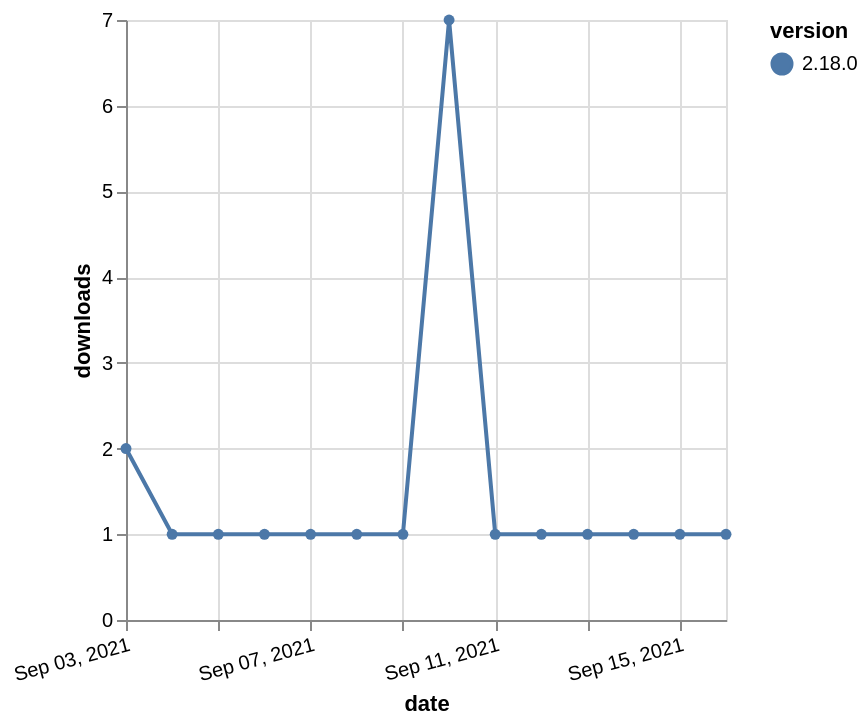

The specification (Vega-Lite) saved for this image:
### Vega-Lite specification from a JSON file in a GitHub repository (floating-point values rounded to 4 significant figures)
{"$schema": "https://vega.github.io/schema/vega-lite/v5.json", "description": "A simple bar chart with embedded data.", "data": {"values": [{"date": "2021-09-03", "total": 501, "delta": 2, "version": "2.18.0"}, {"date": "2021-09-04", "total": 502, "delta": 1, "version": "2.18.0"}, {"date": "2021-09-05", "total": 503, "delta": 1, "version": "2.18.0"}, {"date": "2021-09-06", "total": 504, "delta": 1, "version": "2.18.0"}, {"date": "2021-09-07", "total": 505, "delta": 1, "version": "2.18.0"}, {"date": "2021-09-08", "total": 506, "delta": 1, "version": "2.18.0"}, {"date": "2021-09-09", "total": 507, "delta": 1, "version": "2.18.0"}, {"date": "2021-09-10", "total": 514, "delta": 7, "version": "2.18.0"}, {"date": "2021-09-11", "total": 515, "delta": 1, "version": "2.18.0"}, {"date": "2021-09-12", "total": 516, "delta": 1, "version": "2.18.0"}, {"date": "2021-09-13", "total": 517, "delta": 1, "version": "2.18.0"}, {"date": "2021-09-14", "total": 518, "delta": 1, "version": "2.18.0"}, {"date": "2021-09-15", "total": 519, "delta": 1, "version": "2.18.0"}, {"date": "2021-09-16", "total": 520, "delta": 1, "version": "2.18.0"}]}, "width": "container", "mark": {"type": "line", "point": {"filled": true}}, "encoding": {"x": {"field": "date", "type": "temporal", "timeUnit": "yearmonthdate", "title": "date", "axis": {"labelAngle": -15}}, "y": {"field": "delta", "type": "quantitative", "title": "downloads"}, "color": {"field": "version", "type": "nominal"}, "tooltip": {"field": "delta"}}}
